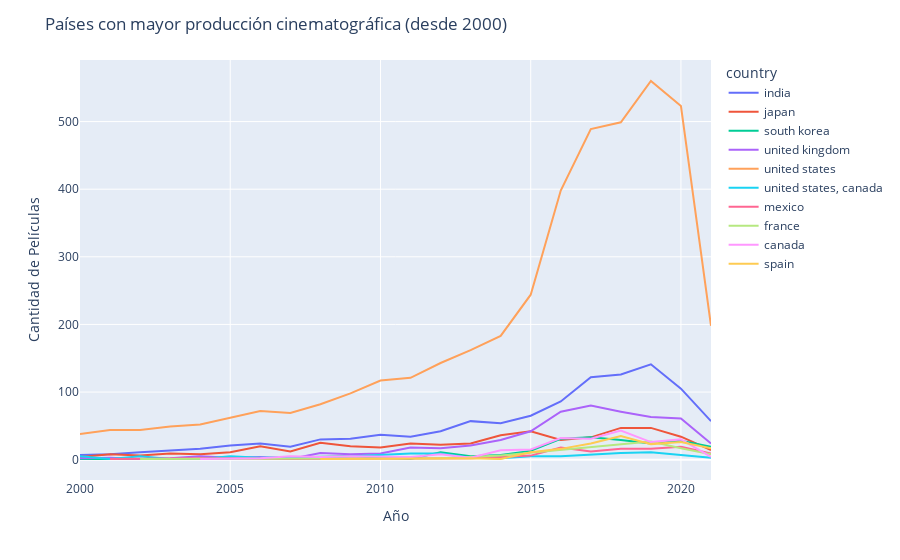

Notebook code cell kept with this figure:
### Code cell
# Seleccionar los 10 países con la mayor cantidad de películas
top_10_paises = total_peliculas_por_pais.nlargest(10).index

# Filtrar el DataFrame para incluir solo los datos de los 10 países principales
df_top_10_paises = count_df_filtrado[count_df_filtrado['country'].isin(top_10_paises)]

# Crear el gráfico interactivo de tendencia con Plotly
fig = px.line(df_top_10_paises, x='release_year', y='num_movies', color='country', labels={'num_movies': 'Cantidad de Películas'})
fig.update_layout(
    title='Países con mayor producción cinematográfica (desde 2000)',
    xaxis_title='Año',
    yaxis_title='Cantidad de Películas'
)

fig.show()

### Figure 1 — Plotly figure (JSON) as saved in the notebook; plotly's stock layout.template omitted (floating-point values rounded to 4 significant figures)
{"data": [{"hovertemplate": "country=india<br>release_year=%{x}<br>Cantidad de Películas=%{y}<extra></extra>", "legendgroup": "india", "line": {"color": "#636efa", "dash": "solid"}, "marker": {"symbol": "circle"}, "mode": "lines", "name": "india", "orientation": "v", "showlegend": true, "type": "scatter", "x": [2000, 2001, 2002, 2003, 2004, 2005, 2006, 2007, 2008, 2009, 2010, 2011, 2012, 2013, 2014, 2015, 2016, 2017, 2018, 2019, 2020, 2021], "xaxis": "x", "y": [7, 8, 11, 13, 16, 21, 24, 19, 30, 31, 37, 34, 42, 57, 54, 65, 86, 122, 126, 141, 105, 57], "yaxis": "y"}, {"hovertemplate": "country=japan<br>release_year=%{x}<br>Cantidad de Películas=%{y}<extra></extra>", "legendgroup": "japan", "line": {"color": "#EF553B", "dash": "solid"}, "marker": {"symbol": "circle"}, "mode": "lines", "name": "japan", "orientation": "v", "showlegend": true, "type": "scatter", "x": [2000, 2001, 2002, 2003, 2004, 2005, 2006, 2007, 2008, 2009, 2010, 2011, 2012, 2013, 2014, 2015, 2016, 2017, 2018, 2019, 2020, 2021], "xaxis": "x", "y": [4, 8, 6, 9, 8, 11, 20, 12, 25, 20, 18, 24, 22, 24, 36, 42, 29, 33, 47, 47, 34, 14], "yaxis": "y"}, {"hovertemplate": "country=south korea<br>release_year=%{x}<br>Cantidad de Películas=%{y}<extra></extra>", "legendgroup": "south korea", "line": {"color": "#00cc96", "dash": "solid"}, "marker": {"symbol": "circle"}, "mode": "lines", "name": "south korea", "orientation": "v", "showlegend": true, "type": "scatter", "x": [2000, 2004, 2009, 2010, 2011, 2012, 2013, 2014, 2015, 2016, 2017, 2018, 2019, 2020, 2021], "xaxis": "x", "y": [1, 1, 5, 3, 1, 11, 5, 7, 13, 31, 33, 29, 24, 28, 19], "yaxis": "y"}, {"hovertemplate": "country=united kingdom<br>release_year=%{x}<br>Cantidad de Películas=%{y}<extra></extra>", "legendgroup": "united kingdom", "line": {"color": "#ab63fa", "dash": "solid"}, "marker": {"symbol": "circle"}, "mode": "lines", "name": "united kingdom", "orientation": "v", "showlegend": true, "type": "scatter", "x": [2000, 2001, 2002, 2003, 2004, 2005, 2006, 2007, 2008, 2009, 2010, 2011, 2012, 2013, 2014, 2015, 2016, 2017, 2018, 2019, 2020, 2021], "xaxis": "x", "y": [2, 3, 1, 2, 5, 3, 4, 1, 10, 8, 9, 18, 17, 21, 29, 42, 71, 80, 71, 63, 61, 24], "yaxis": "y"}, {"hovertemplate": "country=united states<br>release_year=%{x}<br>Cantidad de Películas=%{y}<extra></extra>", "legendgroup": "united states", "line": {"color": "#FFA15A", "dash": "solid"}, "marker": {"symbol": "circle"}, "mode": "lines", "name": "united states", "orientation": "v", "showlegend": true, "type": "scatter", "x": [2000, 2001, 2002, 2003, 2004, 2005, 2006, 2007, 2008, 2009, 2010, 2011, 2012, 2013, 2014, 2015, 2016, 2017, 2018, 2019, 2020, 2021], "xaxis": "x", "y": [38, 44, 44, 49, 52, 62, 72, 69, 82, 98, 117, 121, 143, 162, 183, 244, 398, 489, 499, 560, 523, 198], "yaxis": "y"}, {"hovertemplate": "country=united states, canada<br>release_year=%{x}<br>Cantidad de Películas=%{y}<extra></extra>", "legendgroup": "united states, canada", "line": {"color": "#19d3f3", "dash": "solid"}, "marker": {"symbol": "circle"}, "mode": "lines", "name": "united states, canada", "orientation": "v", "showlegend": true, "type": "scatter", "x": [2000, 2001, 2002, 2003, 2004, 2005, 2006, 2007, 2008, 2009, 2010, 2011, 2012, 2013, 2014, 2015, 2016, 2017, 2018, 2019, 2020, 2021], "xaxis": "x", "y": [5, 1, 5, 1, 1, 5, 3, 4, 3, 5, 6, 9, 9, 3, 2, 5, 5, 8, 10, 11, 7, 3], "yaxis": "y"}, {"hovertemplate": "country=mexico<br>release_year=%{x}<br>Cantidad de Películas=%{y}<extra></extra>", "legendgroup": "mexico", "line": {"color": "#FF6692", "dash": "solid"}, "marker": {"symbol": "circle"}, "mode": "lines", "name": "mexico", "orientation": "v", "showlegend": true, "type": "scatter", "x": [2001, 2004, 2007, 2010, 2012, 2013, 2014, 2015, 2016, 2017, 2018, 2019, 2020, 2021], "xaxis": "x", "y": [1, 2, 1, 2, 2, 2, 4, 6, 18, 12, 16, 16, 19, 9], "yaxis": "y"}, {"hovertemplate": "country=france<br>release_year=%{x}<br>Cantidad de Películas=%{y}<extra></extra>", "legendgroup": "france", "line": {"color": "#B6E880", "dash": "solid"}, "marker": {"symbol": "circle"}, "mode": "lines", "name": "france", "orientation": "v", "showlegend": true, "type": "scatter", "x": [2002, 2004, 2008, 2009, 2010, 2011, 2012, 2014, 2015, 2016, 2017, 2018, 2019, 2020, 2021], "xaxis": "x", "y": [1, 1, 1, 1, 1, 2, 2, 6, 10, 14, 18, 22, 27, 17, 8], "yaxis": "y"}, {"hovertemplate": "country=canada<br>release_year=%{x}<br>Cantidad de Películas=%{y}<extra></extra>", "legendgroup": "canada", "line": {"color": "#FF97FF", "dash": "solid"}, "marker": {"symbol": "circle"}, "mode": "lines", "name": "canada", "orientation": "v", "showlegend": true, "type": "scatter", "x": [2004, 2006, 2007, 2008, 2009, 2010, 2011, 2012, 2013, 2014, 2015, 2016, 2017, 2018, 2019, 2020, 2021], "xaxis": "x", "y": [1, 2, 5, 4, 5, 5, 4, 8, 3, 14, 15, 32, 31, 43, 26, 30, 4], "yaxis": "y"}, {"hovertemplate": "country=spain<br>release_year=%{x}<br>Cantidad de Películas=%{y}<extra></extra>", "legendgroup": "spain", "line": {"color": "#FECB52", "dash": "solid"}, "marker": {"symbol": "circle"}, "mode": "lines", "name": "spain", "orientation": "v", "showlegend": true, "type": "scatter", "x": [2008, 2013, 2014, 2015, 2016, 2017, 2018, 2019, 2020, 2021], "xaxis": "x", "y": [1, 2, 1, 11, 16, 24, 35, 23, 26, 17], "yaxis": "y"}], "layout": {"legend": {"title": {"text": "country"}, "tracegroupgap": 0}, "margin": {"t": 60}, "title": {"text": "Países con mayor producción cinematográfica (desde 2000)"}, "xaxis": {"anchor": "y", "domain": [0, 1], "title": {"text": "Año"}}, "yaxis": {"anchor": "x", "domain": [0, 1], "title": {"text": "Cantidad de Películas"}}}}
